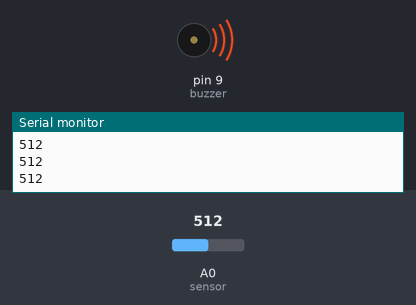
The sketch below on a simulated Arduino Uno, built with avr-gcc and run on an emulated ATmega328P. Shown: buzzer (waves = sounding), the last lines printed to the serial monitor. The test bench sets the inputs (shaded band); at power-on: A0 (sensor) = 512.

Above: at 1.3 s.
1.4 s: A0 (sensor) set to 308
2.9 s: A0 (sensor) set to 291
At 4.2 s:
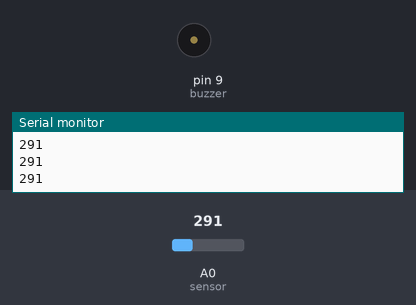
4.5 s: A0 (sensor) set to 306
At 5.6 s:
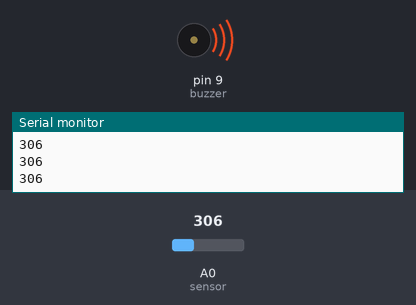
6.0 s: A0 (sensor) set to 290
At 6.8 s:
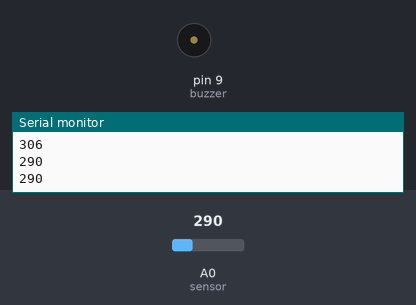
Timing chart, 0 to 8.5 s (numbered marks = the images above; inputs shaded):
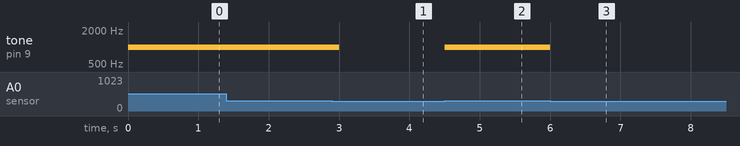

Measured:
- the behaviour switches between 301 and 300 on A0 (sensor) (found by bisection; images 0 and 1)
- after the input at 2.9 s, tone on pin 9 (buzzer): 1000 Hz → silent after 0.10 s
- after the input at 4.5 s, tone on pin 9 (buzzer): silent → 1000 Hz at once
- after the input at 6.0 s, tone on pin 9 (buzzer): 1000 Hz → silent at once

The sketch:

SWM.ino
```cpp
int sensor = A0;
int buzzer = 9;

void setup() {
  Serial.begin(9600);
  pinMode(buzzer, OUTPUT);
}

void loop() {

  int waterLevel = analogRead(sensor);
  Serial.println(waterLevel);

  if (waterLevel > 300) {
    tone(buzzer, 1000);
  }
  else {
    noTone(buzzer);
  }

  delay(500);
}
```
